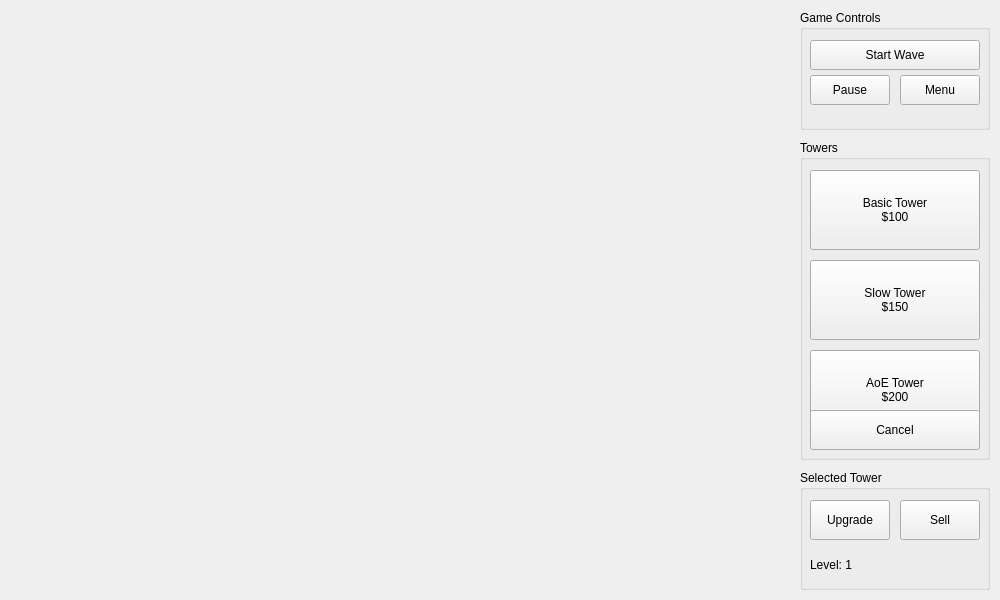
<?xml version="1.0" encoding="UTF-8"?>
<ui version="4.0">
 <class>GameView</class>
 <widget class="QWidget" name="GameView">
  <property name="geometry">
   <rect>
    <x>0</x>
    <y>0</y>
    <width>1000</width>
    <height>600</height>
   </rect>
  </property>
  <property name="windowTitle">
   <string>Tower Defense Game</string>
  </property>
  
  <!-- Game Controls Panel -->
  <widget class="QGroupBox" name="gameControlGroup">
   <property name="geometry">
    <rect>
     <x>800</x>
     <y>10</y>
     <width>190</width>
     <height>120</height>
    </rect>
   </property>
   <property name="title">
    <string>Game Controls</string>
   </property>
   
   <widget class="QPushButton" name="startWaveButton">
    <property name="geometry">
     <rect>
      <x>10</x>
      <y>30</y>
      <width>170</width>
      <height>30</height>
     </rect>
    </property>
    <property name="text">
     <string>Start Wave</string>
    </property>
   </widget>
   
   <widget class="QPushButton" name="pauseButton">
    <property name="geometry">
     <rect>
      <x>10</x>
      <y>65</y>
      <width>80</width>
      <height>30</height>
     </rect>
    </property>
    <property name="text">
     <string>Pause</string>
    </property>
   </widget>
   
   <widget class="QPushButton" name="menuButton">
    <property name="geometry">
     <rect>
      <x>100</x>
      <y>65</y>
      <width>80</width>
      <height>30</height>
     </rect>
    </property>
    <property name="text">
     <string>Menu</string>
    </property>
   </widget>
  </widget>
  
  <!-- Tower Selection Panel -->
  <widget class="QGroupBox" name="towerSelectionGroup">
   <property name="geometry">
    <rect>
     <x>800</x>
     <y>140</y>
     <width>190</width>
     <height>320</height>
    </rect>
   </property>
   <property name="title">
    <string>Towers</string>
   </property>
   
   <!-- Basic Tower -->
   <widget class="QPushButton" name="basicTowerButton">
    <property name="geometry">
     <rect>
      <x>10</x>
      <y>30</y>
      <width>170</width>
      <height>80</height>
     </rect>
    </property>
    <property name="text">
     <string>Basic Tower
$100</string>
    </property>
   </widget>
   
   <!-- Slow Tower -->
   <widget class="QPushButton" name="slowTowerButton">
    <property name="geometry">
     <rect>
      <x>10</x>
      <y>120</y>
      <width>170</width>
      <height>80</height>
     </rect>
    </property>
    <property name="text">
     <string>Slow Tower
$150</string>
    </property>
   </widget>
   
   <!-- AoE Tower -->
   <widget class="QPushButton" name="aoeTowerButton">
    <property name="geometry">
     <rect>
      <x>10</x>
      <y>210</y>
      <width>170</width>
      <height>80</height>
     </rect>
    </property>
    <property name="text">
     <string>AoE Tower
$200</string>
    </property>
   </widget>
   
   <!-- Cancel button -->
   <widget class="QPushButton" name="cancelPlacementButton">
    <property name="geometry">
     <rect>
      <x>10</x>
      <y>270</y>
      <width>170</width>
      <height>40</height>
     </rect>
    </property>
    <property name="text">
     <string>Cancel</string>
    </property>
   </widget>
  </widget>
  
  <!-- Tower Action Panel (for upgrade/sell) -->
  <widget class="QGroupBox" name="towerActionGroup">
   <property name="geometry">
    <rect>
     <x>800</x>
     <y>470</y>
     <width>190</width>
     <height>120</height>
    </rect>
   </property>
   <property name="title">
    <string>Selected Tower</string>
   </property>
   <property name="visible">
    <bool>false</bool>
   </property>
   
   <widget class="QPushButton" name="upgradeTowerButton">
    <property name="geometry">
     <rect>
      <x>10</x>
      <y>30</y>
      <width>80</width>
      <height>40</height>
     </rect>
    </property>
    <property name="text">
     <string>Upgrade</string>
    </property>
   </widget>
   
   <widget class="QPushButton" name="sellTowerButton">
    <property name="geometry">
     <rect>
      <x>100</x>
      <y>30</y>
      <width>80</width>
      <height>40</height>
     </rect>
    </property>
    <property name="text">
     <string>Sell</string>
    </property>
   </widget>
   
   <widget class="QLabel" name="towerStatsLabel">
    <property name="geometry">
     <rect>
      <x>10</x>
      <y>75</y>
      <width>170</width>
      <height>40</height>
     </rect>
    </property>
    <property name="text">
     <string>Level: 1</string>
    </property>
   </widget>
  </widget>
 </widget>
 <resources/>
 <connections/>
</ui>
